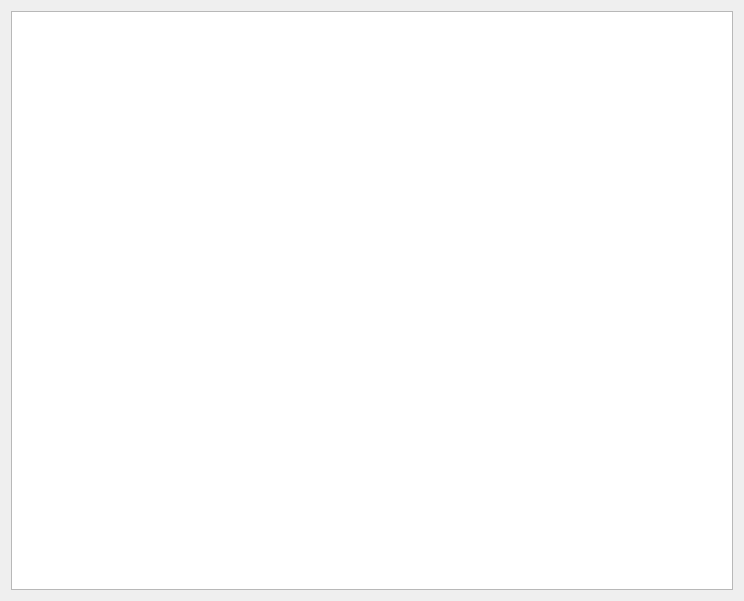
<?xml version="1.0" encoding="UTF-8"?>
<ui version="4.0">
 <class>ProfessorCourseListForm</class>
 <widget class="QWidget" name="ProfessorCourseListForm">
  <property name="geometry">
   <rect>
    <x>0</x>
    <y>0</y>
    <width>744</width>
    <height>601</height>
   </rect>
  </property>
  <property name="windowTitle">
   <string>لیست دروس ارائه شده</string>
  </property>
  <layout class="QVBoxLayout" name="verticalLayout">
   <item>
    <widget class="QListWidget" name="courseListWidget"/>
   </item>
  </layout>
 </widget>
 <resources/>
 <connections/>
</ui>
